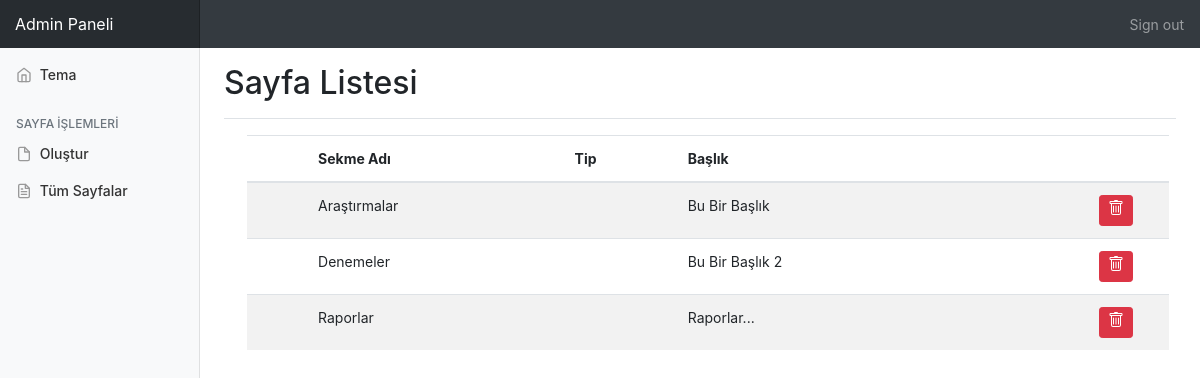
Screenshot of /admin/pageList.php (signed in) with the database file from the repository.
### tables this page shows
CREATE TABLE "pages" (
	"id"	INTEGER NOT NULL,
	"text"	TEXT,
	"image_path"	TEXT,
	"tab_id"	INTEGER,
	"title"	TEXT,
	PRIMARY KEY("id" AUTOINCREMENT)
);

CREATE TABLE "tabs" (
	"id"	INTEGER NOT NULL,
	"name"	TEXT NOT NULL UNIQUE,
	"type"	TEXT,
	"tab_id"	INTEGER,
	PRIMARY KEY("id" AUTOINCREMENT)
);

### admin/pageList.php (the view, shortened to what this page needs)
<?php
    require('database.php');
?>
<!DOCTYPE html>
<html lang="tr">
<head>
    <link href="../bootstrap/css/bootstrap.min.css" rel="stylesheet">
    <link href="../style/dashboard.css" rel="stylesheet">
</head>
<body>
    <?php  include("navbar.php"); ?>
    <div class="container-fluid">
        <div class="row">
            <?php  include("menu.php"); ?>
            <main role="main" class="col-md-9 ml-sm-auto col-lg-10 pt-3 px-4">
                <div class="d-flex justify-content-between flex-wrap flex-md-nowrap align-items-center pb-2 mb-3 border-bottom">
                    <h1 class="h2">Sayfa Listesi</h1>
                </div>
                <div class="container-fluid m-2">
                    <div class="row">
                        <div class="col">
                        <table class="table table-hover table-striped ">
                        <thead>
                            <tr>
                            <th scope="col"></th>
                            <th scope="col">Sekme Adı</th>
                            <th scope="col">Tip</th>
                            <th scope="col">Başlık</th>
                            <th scope="col"></th>
                            </tr>
                        </thead>
                        <tbody>
                            <?php
                            $select = $db->prepare("SELECT * FROM pages ");
                            $select->execute();
                            $pages = $select->fetchAll();
                            foreach ($pages as $key ) {
                                $select = $db->prepare("SELECT * FROM tabs WHERE id=? ");
                                $select->execute([$key['tab_id']]);
                                $tab = $select->fetch();
                                echo '<tr>
                                <td>
                                <td>'.$tab['name'].'</td>
                                <td>'.$tab['type'].'</td>
                                <td>'.$key['title'].'</td>
                                <td><div class="d-grid gap-2 d-md-flex justify-content-md-end mr-4"><button type="button" class="btn btn-danger btn-sm" onClick="location.href=`deletePage.php?id='.$key["tab_id"].'`">
                                <svg xmlns="http://www.w3.org/2000/svg" width="16" height="16" fill="currentColor" class="bi bi-trash" viewBox="0 0 16 16">
                                <path d="M5.5 5.5A.5.5 0 0 1 6 6v6a.5.5 0 0 1-1 0V6a.5.5 0 0 1 .5-.5Zm2.5 0a.5.5 0 0 1 .5.5v6a.5.5 0 0 1-1 0V6a.5.5 0 0 1 .5-.5Zm3 .5a.5.5 0 0 0-1 0v6a.5.5 0 0 0 1 0V6Z"/>
                                <path d="M14.5 3a1 1 0 0 1-1 1H13v9a2 2 0 0 1-2 2H5a2 2 0 0 1-2-2V4h-.5a1 1 0 0 1-1-1V2a1 1 0 0 1 1-1H6a1 1 0 0 1 1-1h2a1 1 0 0 1 1 1h3.5a1 1 0 0 1 1 1v1ZM4.118 4 4 4.059V13a1 1 0 0 0 1 1h6a1 1 0 0 0 1-1V4.059L11.882 4H4.118ZM2.5 3h11V2h-11v1Z"/>
                              </svg></button></div></td>
                            </tr>';
                            }
                            ?>
                        </tbody>
                        </table>
                        </div>
                    </div>
                </div>
            </main>
        </div>
    </div>
</body>
</html>

### style/dashboard.css (style rules this page uses)
body { font-size: .875rem; }
.border-bottom { border-bottom: 1px solid #e5e5e5; }

### rows the page displays
pages: tab.name "Araştırmalar", title "Bu Bir Başlık"
pages: tab.name "Denemeler", title "Bu Bir Başlık 2"
pages: tab.name "Raporlar", title "Raporlar..."
